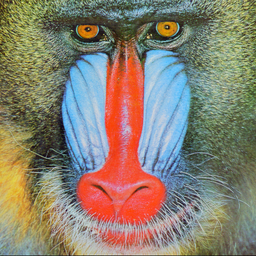
#> input picture cs229/ps3/mandrill-large.tiff, 256 x 256 px, shrunk from 512 x 512 before the run
$ python kmeans-compression.py
#> lines starting #> are read from the running program, lines starting #| are printed output that depends on the picture
import numpy as np
import matplotlib.pyplot as plt
from PIL import Image

src_img = np.array(Image.open('mandrill-large.tiff'))
#> src_img is the input picture: shape (256, 256, 3); mean R, G, B 137.4, 128.9, 113.1
Image.open('mandrill-large.tiff').show()
h, w, channel = src_img.shape
#> h = 256; w = 256; channel = 3
k = 16


def init_cluster(k):
#> called with k = 16
    x = np.random.randint(h, size=k)
    y = np.random.randint(h, size=k)
    return src_img[x, y, :]


def cluster(c, k):
    dist = np.zeros((h, w, k))
    for i in range(k):
        dist[:, :, i] = np.linalg.norm(src_img - c[i], axis=2)
    return np.argmin(dist, axis=2)


def adj_centroid(dist, k):
    c = np.zeros((k, channel))
    for i in range(k):
        c[i] = np.mean(src_img[dist==i], axis=0)
    return c


def compression(dist, c):
    tar_img = np.zeros_like(src_img)
    for i in range(h):
        for j in range(w):
            tar_img[i, j, :] = c[dist[i, j]]
    plt.imshow(tar_img)
    plt.show()


def kmeans():
    centroid = init_cluster(k)
#> centroid = 16 rows, first 8: [151, 165, 197], [65, 106, 84], [60, 50, 54], [76, 84, 102], [137, 159, 117], [139, 152, 149], [240, 76, 45], [123, 195, 241]
    iter = 0
    cvg = False
    while not cvg:
        old_centroid = centroid
        d = cluster(centroid, k)
        centroid = adj_centroid(d, k)
        if np.array_equal(centroid, old_centroid):
            cvg = True
            print('cvg: ', iter)
            compression(d, centroid)
        iter += 1
#> this loop made 130 passes
#> pass 1, in kmeans, `d = cluster(centroid, k)`:
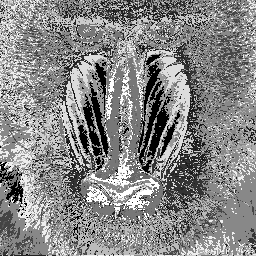
#> d: shape (256, 256) int64; min 0, max 15, mean 7.95; drawn with min black and max white
#> pass 2, in kmeans, `d = cluster(centroid, k)`:
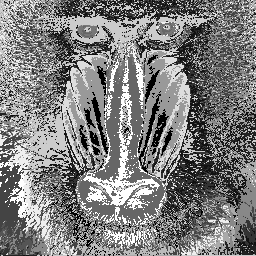
#> d: shape (256, 256) int64; min 0, max 15, mean 7.49; drawn with min black and max white
#> pass 3, in kmeans, `d = cluster(centroid, k)`:
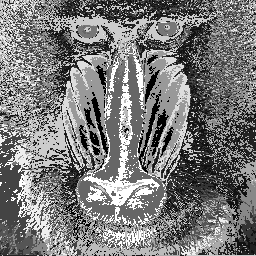
#> d: shape (256, 256) int64; min 0, max 15, mean 7.22; drawn with min black and max white
#> after the loop:
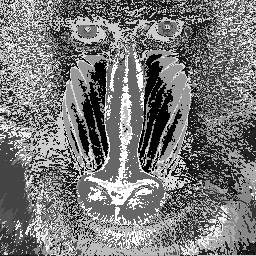
#> d: shape (256, 256) int64; min 0, max 15, mean 7.1; drawn with min black and max white
#> after the loop, iter = 130

kmeans()
